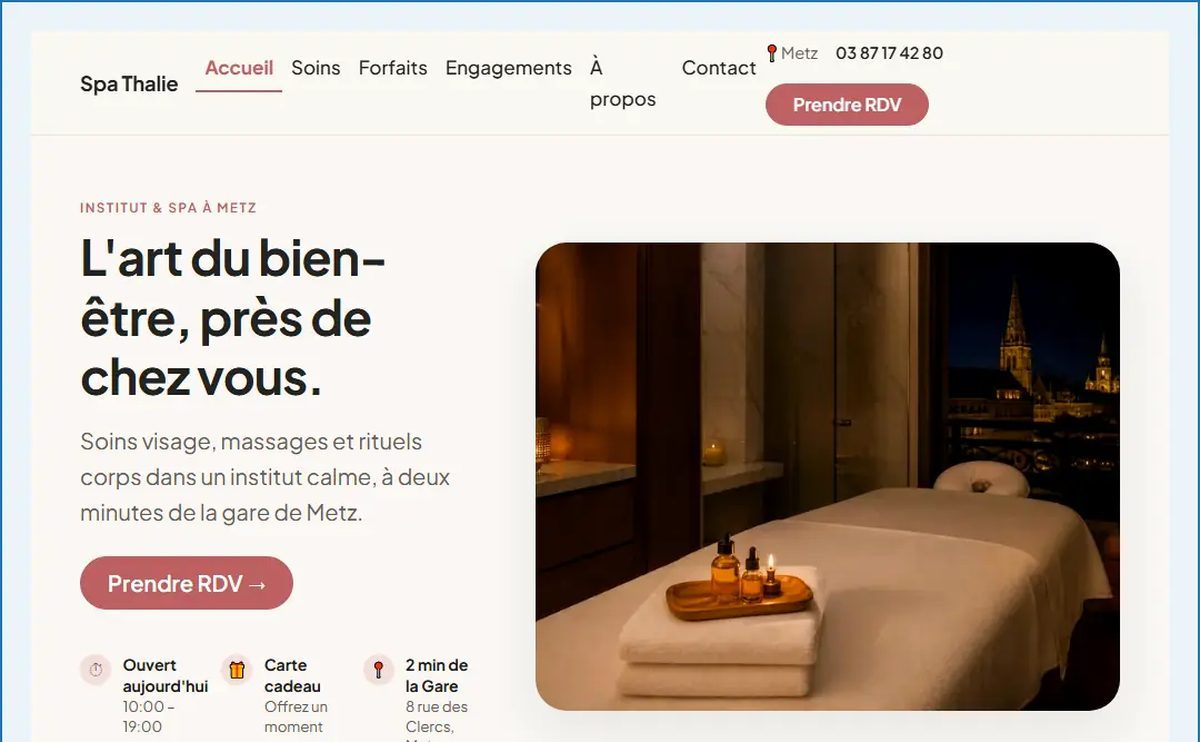
#> input picture design/mockups/emails-pub/assets/hero-echantillons.jpg, 1200 x 742 px
$ python -i prepare_emails_pub_assets.py   (imports and definitions only)
#> lines starting #> are read from the running program, lines starting #| are printed output that depends on the picture
#> further down, picture is the input picture: PIL image 1200x742 RGB; mean R, G, B 189.8, 178.7, 170.4
#!/usr/bin/env python3
"""
Telecharge et prepare les heroes email-pub a partir des assets danielcraft.fr.

Inclut les screenshots echantillons (sitemap) recadres au format email (nombre d'or).

Usage:
    python scripts/prepare_emails_pub_assets.py
    python scripts/prepare_emails_pub_assets.py --echantillons-only
"""
from __future__ import annotations

import argparse
import urllib.request
import xml.etree.ElementTree as ET
from io import BytesIO
from pathlib import Path

from PIL import Image

ROOT = Path(__file__).resolve().parents[1]
OUT = ROOT / "design" / "mockups" / "emails-pub" / "assets"
OUT_ECHANTILLONS = OUT / "echantillons"
STATIC_PUB = ROOT / "static" / "email" / "danielcraft" / "pub"
STATIC_ECHANTILLONS = STATIC_PUB / "echantillons"

SITEMAP_URL = "https://danielcraft.fr/sitemap-echantillons.xml"
SCREENSHOT_TMPL = "https://danielcraft.fr/echantillons/{slug}/screenshots/tablet_1024x2500.webp"

# Fallback si sitemap indisponible
DEFAULT_ECHANTILLON_SLUGS = (
    "restauration",
    "beaute",
    "odontologie",
    "automobile",
    "commerce",
    "comptable",
    "industrie",
    "immobilier",
    "juridique",
    "architecture",
    "fitness",
    "photographie",
    "association",
    "education",
    "services",
    "etablissement",
    "technologie",
    "boulangerie",
    "artisan",
    "fleuriste",
    "caviste",
    "osteo",
    "saas-landing",
    "saas-dashboard",
    "saas-empty",
    "saas-notifications",
    "saas-onboarding",
)

# Alias historiques (anciennes maquettes)
LEGACY_ECHANTILLON_ALIASES = {
    "hero-echantillons.jpg": "beaute",
    "hero-echantillons-enseigne.jpg": "commerce",
    "hero-echantillons-restauration.jpg": "restauration",
    "hero-echantillons-automobile.jpg": "automobile",
    "hero-echantillons-sante.jpg": "odontologie",
    "hero-echantillons-immo.jpg": "immobilier",
    "hero-echantillons-juridique.jpg": "juridique",
}

DIRECT = {
    "hero-offres-reputation.jpg": "https://danielcraft.fr/assets/images/prestations/cards/pack-reputation-locale.jpg",
    "hero-offres-vitrine.jpg": "https://danielcraft.fr/assets/images/prestations/cards/site-vitrine-essentiel.jpg",
    "hero-offres-whatsapp.jpg": "https://danielcraft.fr/assets/images/prestations/cards/pack-whatsapp-commerce.jpg",
    "hero-offres-ia.jpg": "https://danielcraft.fr/assets/images/prestations/cards/repondeur-intelligent.jpg",
}

COVERS_BOUQUINS = [
    "https://danielcraft.fr/assets/images/livres/covers/html-css-les-bases.jpg",
    "https://danielcraft.fr/assets/images/livres/covers/python-les-bases.jpg",
    "https://danielcraft.fr/assets/images/livres/covers/ia-les-bases.jpg",
    "https://danielcraft.fr/assets/images/livres/covers/git-les-bases.jpg",
]

COVERS_COMMERCE = [
    "https://danielcraft.fr/assets/images/livres/covers/commerce-les-bases.jpg",
    "https://danielcraft.fr/assets/images/livres/covers/vente-avancee.jpg",
    "https://danielcraft.fr/assets/images/livres/covers/ecommerce-trouver-clients.jpg",
    "https://danielcraft.fr/assets/images/livres/covers/ecommerce-clients.jpg",
]

COVERS_IA = [
    "https://danielcraft.fr/assets/images/livres/covers/ia-les-bases.jpg",
    "https://danielcraft.fr/assets/images/livres/covers/ia-machine-learning.jpg",
    "https://danielcraft.fr/assets/images/livres/covers/ia-deep-learning.jpg",
    "https://danielcraft.fr/assets/images/livres/covers/python-les-bases.jpg",
]

COVERS_SECU = [
    "https://danielcraft.fr/assets/images/livres/covers/securite-web-les-bases.jpg",
    "https://danielcraft.fr/assets/images/livres/covers/securite-web-intermediaire.jpg",
    "https://danielcraft.fr/assets/images/livres/covers/securite-web-expert.jpg",
    "https://danielcraft.fr/assets/images/livres/covers/git-les-bases.jpg",
]

COVERS_CODE = [
    "https://danielcraft.fr/assets/images/livres/covers/html-css-les-bases.jpg",
    "https://danielcraft.fr/assets/images/livres/covers/javascript-les-bases.jpg",
    "https://danielcraft.fr/assets/images/livres/covers/python-les-bases.jpg",
    "https://danielcraft.fr/assets/images/livres/covers/git-les-bases.jpg",
]

PHI = 1.6180339887
# Hero email : largeur L, hauteur l = L / φ (nombre d'or paysage)
HERO_W = 1200
HERO_H = int(round(HERO_W / PHI))  # ~742


# [61 lines left out: functions fetch, list_echantillon_slugs_from_sitemap, to_hero_cover, not called in this run]


def crop_top_half_golden(im: Image.Image, size: tuple[int, int] | None = None) -> Image.Image:
    """
    Recadre la moitie haute d'un screenshot, puis force le ratio d'or L x l.

    @param im: Screenshot tablet (tres haut)
    @param size: (L, l) avec L/l ≈ φ ; defaut 1200x742
    @returns: Image RGB hero email
    """
    target_w, target_h = size or (HERO_W, HERO_H)
    w, h = im.size
#> w = 1200; h = 742
    top_half = im.crop((0, 0, w, max(1, h // 2)))
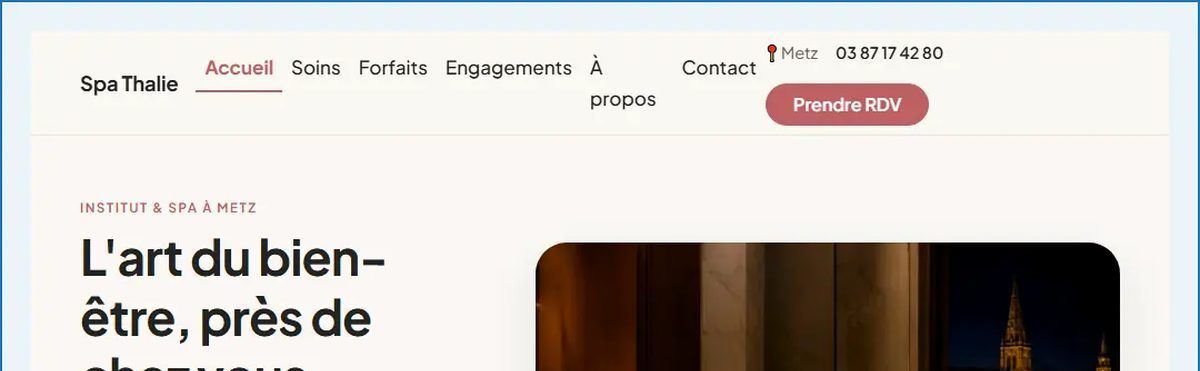
#> top_half: PIL image 1200x371 RGB; mean R, G, B 204.9, 200.3, 196.4
    tw, th = top_half.size
#> tw = 1200; th = 371
    crop_h = min(int(tw / PHI), th)
#> crop_h = 371
    window = top_half.crop((0, 0, tw, crop_h))
    return window.resize((target_w, target_h), Image.Resampling.LANCZOS)
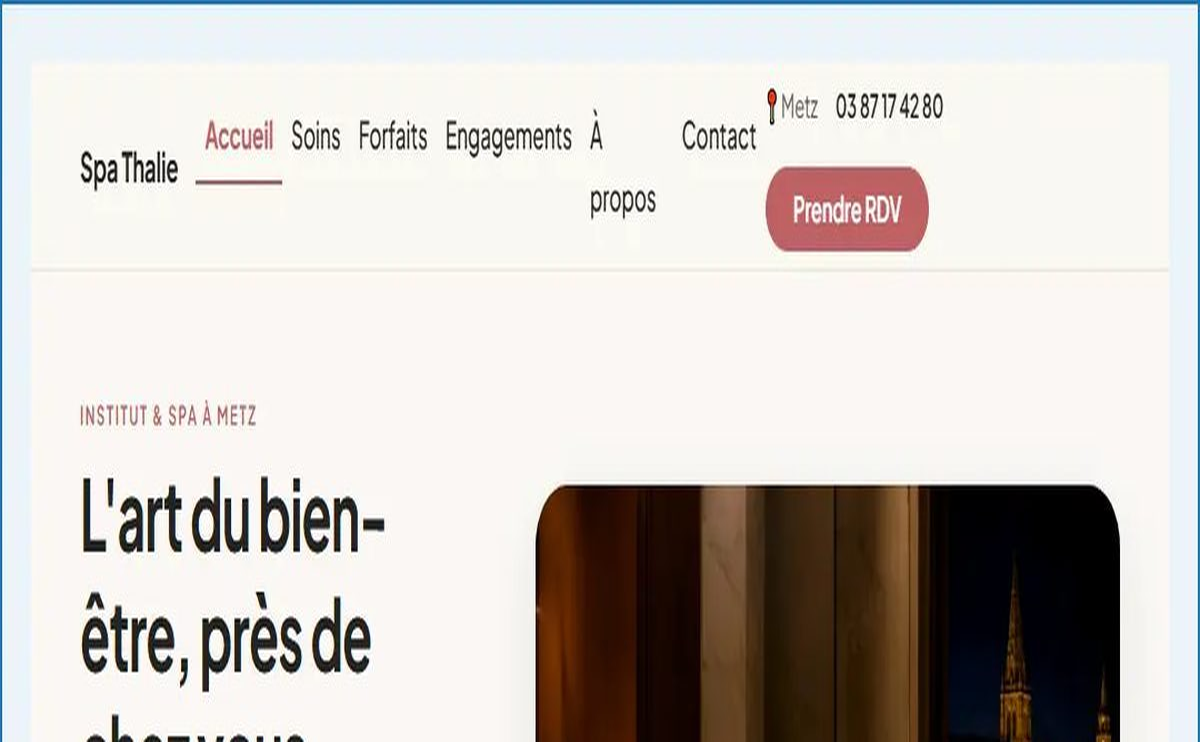
#> returned value: PIL image 1200x742 RGB; mean R, G, B 204.9, 200.3, 196.4


# [100 lines left out: functions collage, save_jpg, prepare_echantillon_heroes, main, not called in this run]


# [2 lines not run here, left out]

>>> from PIL import Image
>>> picture = Image.open('../design/mockups/emails-pub/assets/hero-echantillons.jpg')
>>> result = crop_top_half_golden(picture)

$ run again, on design/mockups/emails-audit/assets/hero-anciennete-email.jpg
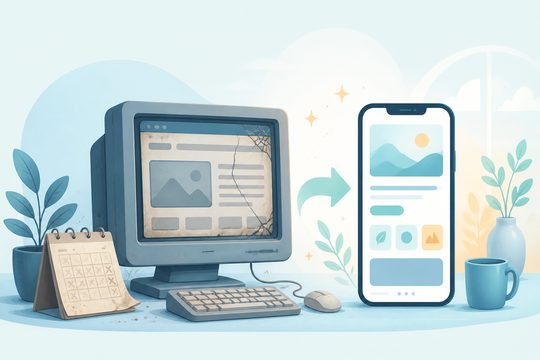
#> input picture design/mockups/emails-audit/assets/hero-anciennete-email.jpg, 540 x 360 px
#> picture is the input picture: PIL image 540x360 RGB; mean R, G, B 198.6, 215.4, 217.7
#> in crop_top_half_golden, `top_half = im.crop((0, 0, w, max(1, h // 2)))`:
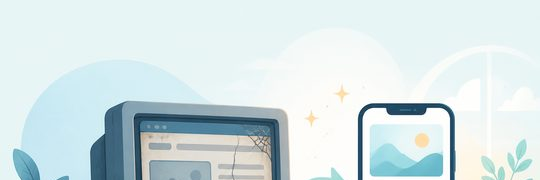
#> top_half: PIL image 540x180 RGB; mean R, G, B 213.3, 228.1, 229.9
#> in crop_top_half_golden, `return window.resize((target_w, target_h), Image.Resampling.LANCZOS)`:
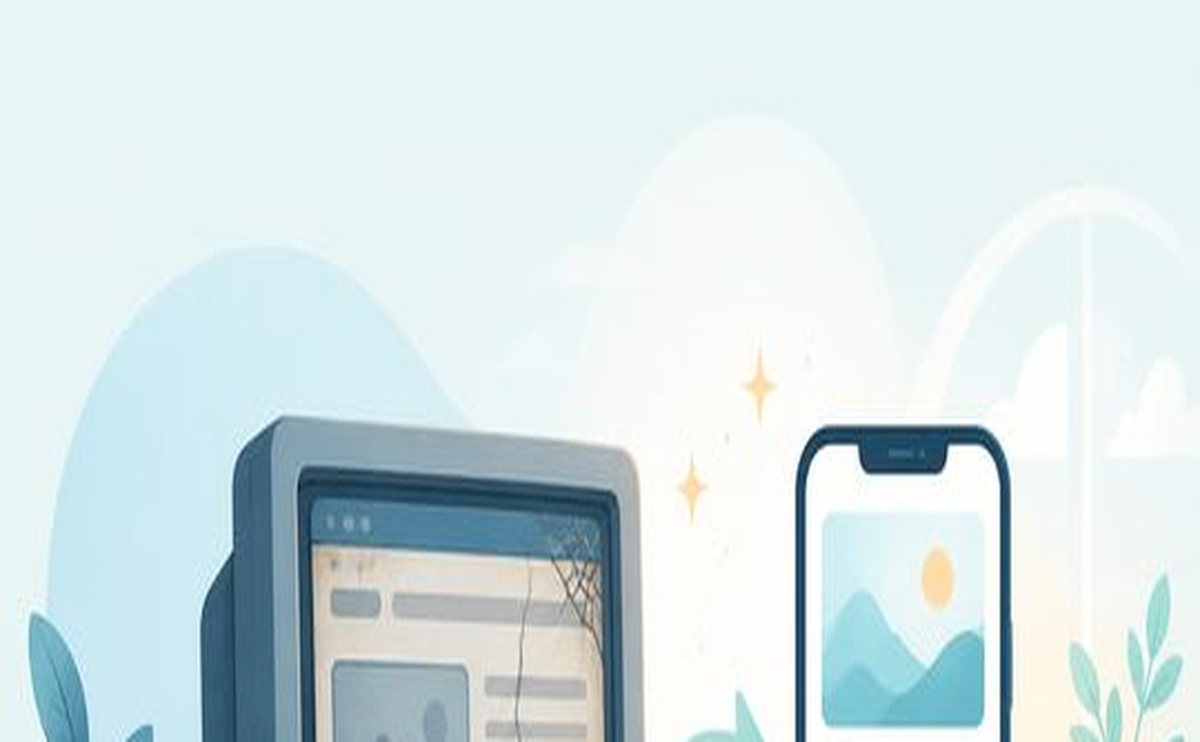
#> returned value: PIL image 1200x742 RGB; mean R, G, B 213.3, 228.1, 229.9

$ run again, on design/mockups/emails-audit/assets/hero-audit-rapport-email.jpg
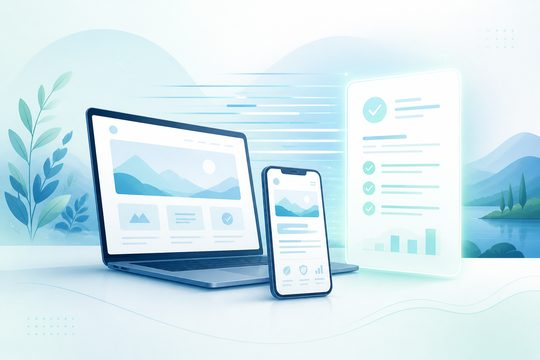
#> input picture design/mockups/emails-audit/assets/hero-audit-rapport-email.jpg, 540 x 360 px
#> picture is the input picture: PIL image 540x360 RGB; mean R, G, B 210.1, 231.7, 238.6
#> in crop_top_half_golden, `top_half = im.crop((0, 0, w, max(1, h // 2)))`:
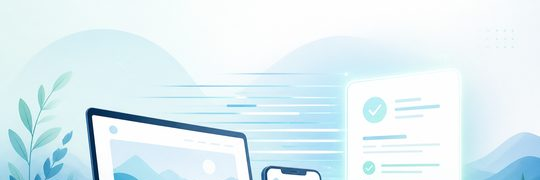
#> top_half: PIL image 540x180 RGB; mean R, G, B 223.3, 240.2, 245.1
#> in crop_top_half_golden, `return window.resize((target_w, target_h), Image.Resampling.LANCZOS)`:
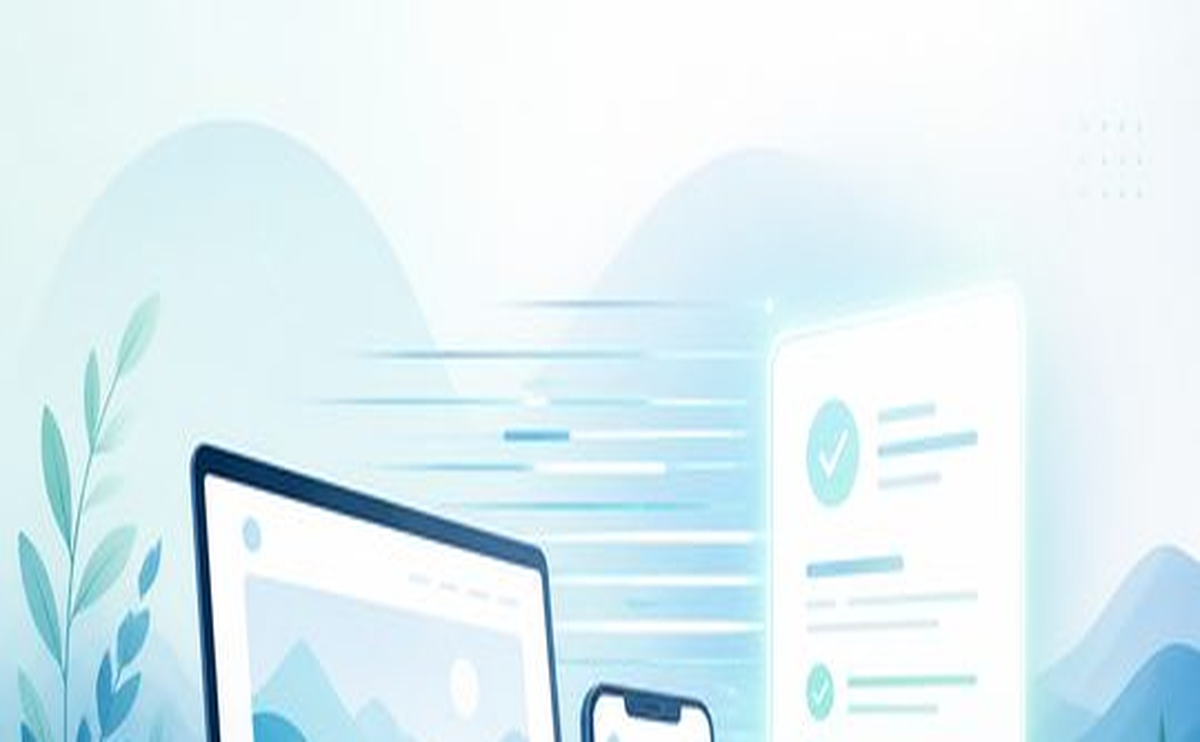
#> returned value: PIL image 1200x742 RGB; mean R, G, B 223.3, 240.2, 245.1
